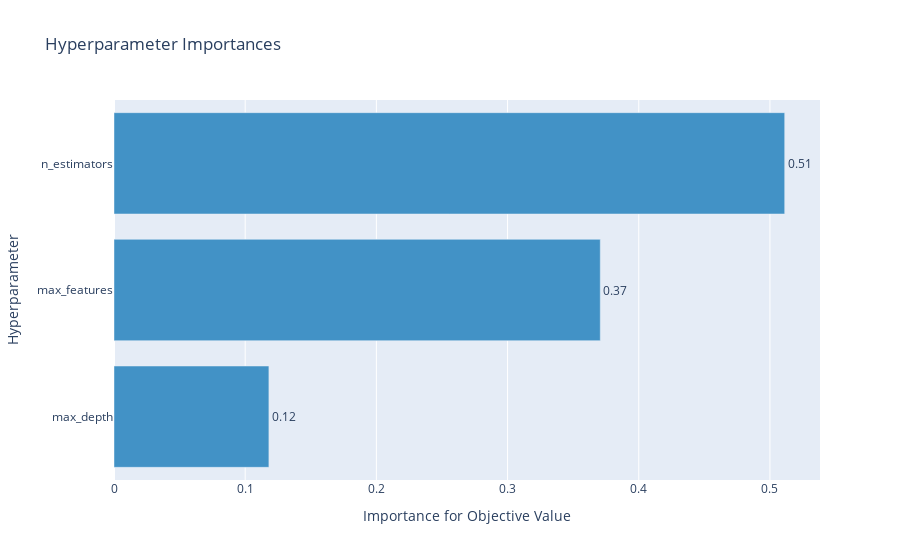

Write notebook code for a chart like this one.
### Markdown cell above
## Searching optimal hyperparameters

### Code cell
# optuna.logging.disable_default_handler()
optuna.logging.enable_default_handler()
# 1. Define an objective function to be maximized.
def objective(trial):
    # 2. Suggest values for the hyperparameters using a trial object.
    # TODO уменьшить разброс и кол-во параметров

    n_estimators = trial.suggest_int("n_estimators", 2, 100)
    max_depth = trial.suggest_int("max_depth", 10, 150)
    max_features = trial.suggest_int("max_features", 25, train_x.shape[1])
    trial_model = RandomForestClassifier(n_jobs=-1, n_estimators=n_estimators, max_depth=max_depth, max_features=max_features)
    trial_model = trial_model.fit(train_x, train_y)
    trial_pred_y = trial_model.predict(test_x)
    trial_test_metric = f1_score(test_y, trial_pred_y)
    return trial_test_metric

# 3. Create a study object and optimize the objective function.

study = optuna.create_study(direction='maximize')
study.optimize(objective, n_trials=10)
print(study.best_value, study.best_params)

fig = optuna.visualization.plot_param_importances(study)
fig.show()

### Figure 1 — Plotly figure (JSON) as saved in the notebook; plotly's stock layout.template omitted (floating-point values rounded to 4 significant figures)
{"data": [{"cliponaxis": false, "hovertemplate": ["max_depth (IntUniformDistribution): 0.11807777341031828<extra></extra>", "max_features (IntUniformDistribution): 0.37067275643978465<extra></extra>", "n_estimators (IntUniformDistribution): 0.5112494701498971<extra></extra>"], "marker": {"color": "rgb(66,146,198)"}, "orientation": "h", "text": ["0.11807777341031828", "0.37067275643978465", "0.5112494701498971"], "textposition": "outside", "texttemplate": "%{text:.2f}", "x": [0.1181, 0.3707, 0.5112], "y": ["max_depth", "max_features", "n_estimators"], "type": "bar"}], "layout": {"showlegend": false, "title": {"text": "Hyperparameter Importances"}, "xaxis": {"title": {"text": "Importance for Objective Value"}}, "yaxis": {"title": {"text": "Hyperparameter"}}}}
